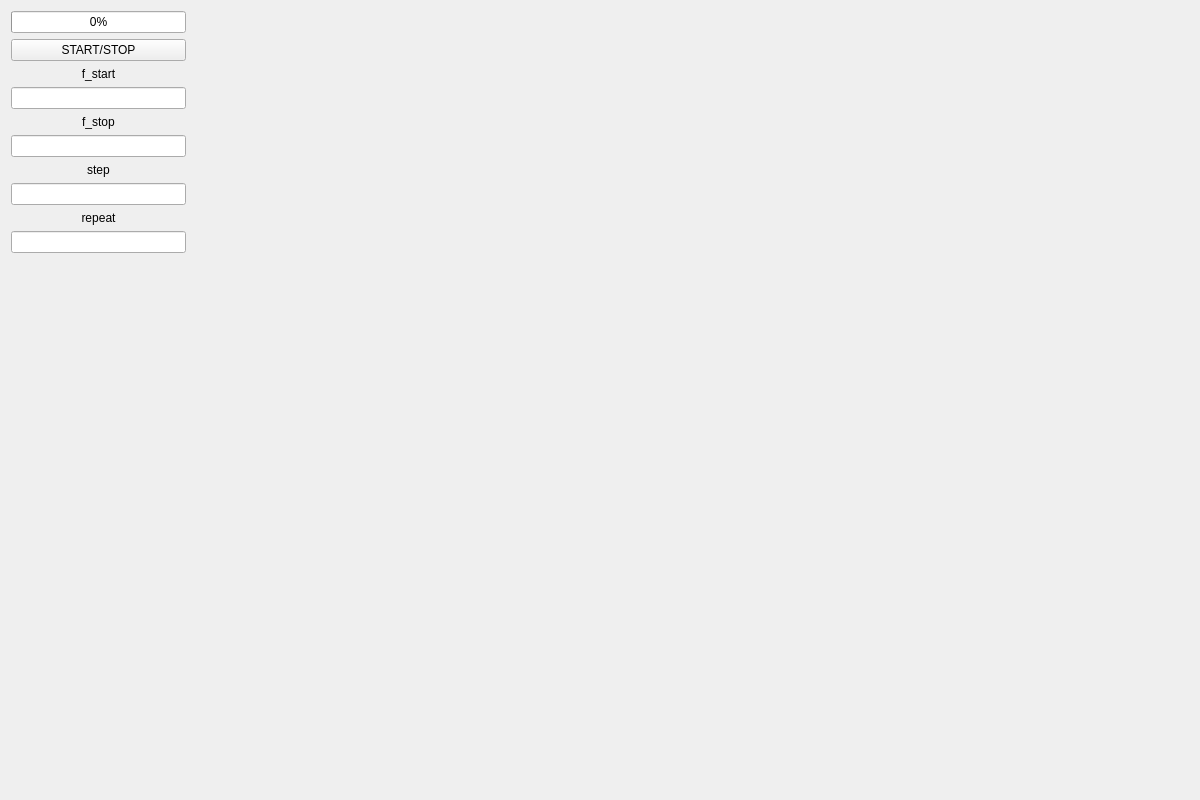
<?xml version="1.0" encoding="UTF-8"?>
<ui version="4.0">
 <class>Form</class>
 <widget class="QWidget" name="Form">
  <property name="geometry">
   <rect>
    <x>0</x>
    <y>0</y>
    <width>1200</width>
    <height>800</height>
   </rect>
  </property>
  <property name="minimumSize">
   <size>
    <width>600</width>
    <height>425</height>
   </size>
  </property>
  <property name="maximumSize">
   <size>
    <width>100000</width>
    <height>100000</height>
   </size>
  </property>
  <property name="windowTitle">
   <string>Form</string>
  </property>
  <layout class="QGridLayout" name="gridLayout">
   <item row="0" column="0">
    <layout class="QHBoxLayout" name="horizontalLayout">
     <item>
      <layout class="QVBoxLayout" name="verticalLayout">
       <property name="sizeConstraint">
        <enum>QLayout::SetDefaultConstraint</enum>
       </property>
       <item>
        <widget class="QProgressBar" name="progressBar">
         <property name="maximumSize">
          <size>
           <width>175</width>
           <height>16777215</height>
          </size>
         </property>
         <property name="maximum">
          <number>100</number>
         </property>
         <property name="value">
          <number>0</number>
         </property>
        </widget>
       </item>
       <item>
        <widget class="QPushButton" name="BTN1">
         <property name="enabled">
          <bool>true</bool>
         </property>
         <property name="sizePolicy">
          <sizepolicy hsizetype="Minimum" vsizetype="Fixed">
           <horstretch>0</horstretch>
           <verstretch>0</verstretch>
          </sizepolicy>
         </property>
         <property name="minimumSize">
          <size>
           <width>175</width>
           <height>0</height>
          </size>
         </property>
         <property name="maximumSize">
          <size>
           <width>175</width>
           <height>16777215</height>
          </size>
         </property>
         <property name="text">
          <string>START/STOP</string>
         </property>
        </widget>
       </item>
       <item>
        <widget class="QLabel" name="label">
         <property name="minimumSize">
          <size>
           <width>175</width>
           <height>0</height>
          </size>
         </property>
         <property name="maximumSize">
          <size>
           <width>175</width>
           <height>16777215</height>
          </size>
         </property>
         <property name="font">
          <font>
           <weight>50</weight>
           <italic>false</italic>
           <bold>false</bold>
           <underline>false</underline>
           <strikeout>false</strikeout>
          </font>
         </property>
         <property name="layoutDirection">
          <enum>Qt::LeftToRight</enum>
         </property>
         <property name="text">
          <string>f_start</string>
         </property>
         <property name="alignment">
          <set>Qt::AlignCenter</set>
         </property>
        </widget>
       </item>
       <item>
        <widget class="QLineEdit" name="L_1">
         <property name="minimumSize">
          <size>
           <width>175</width>
           <height>0</height>
          </size>
         </property>
         <property name="maximumSize">
          <size>
           <width>175</width>
           <height>16777215</height>
          </size>
         </property>
        </widget>
       </item>
       <item>
        <widget class="QLabel" name="label_2">
         <property name="minimumSize">
          <size>
           <width>175</width>
           <height>0</height>
          </size>
         </property>
         <property name="maximumSize">
          <size>
           <width>175</width>
           <height>16777215</height>
          </size>
         </property>
         <property name="text">
          <string>f_stop</string>
         </property>
         <property name="alignment">
          <set>Qt::AlignCenter</set>
         </property>
        </widget>
       </item>
       <item>
        <widget class="QLineEdit" name="L_2">
         <property name="minimumSize">
          <size>
           <width>175</width>
           <height>0</height>
          </size>
         </property>
         <property name="maximumSize">
          <size>
           <width>175</width>
           <height>16777215</height>
          </size>
         </property>
        </widget>
       </item>
       <item>
        <widget class="QLabel" name="label_5">
         <property name="minimumSize">
          <size>
           <width>175</width>
           <height>0</height>
          </size>
         </property>
         <property name="maximumSize">
          <size>
           <width>175</width>
           <height>16777215</height>
          </size>
         </property>
         <property name="text">
          <string>step</string>
         </property>
         <property name="alignment">
          <set>Qt::AlignCenter</set>
         </property>
        </widget>
       </item>
       <item>
        <widget class="QLineEdit" name="L_3">
         <property name="minimumSize">
          <size>
           <width>175</width>
           <height>0</height>
          </size>
         </property>
         <property name="maximumSize">
          <size>
           <width>175</width>
           <height>16777215</height>
          </size>
         </property>
        </widget>
       </item>
       <item>
        <widget class="QLabel" name="label_6">
         <property name="minimumSize">
          <size>
           <width>175</width>
           <height>0</height>
          </size>
         </property>
         <property name="maximumSize">
          <size>
           <width>175</width>
           <height>16777215</height>
          </size>
         </property>
         <property name="text">
          <string>repeat</string>
         </property>
         <property name="alignment">
          <set>Qt::AlignCenter</set>
         </property>
        </widget>
       </item>
       <item>
        <widget class="QLineEdit" name="L_4">
         <property name="minimumSize">
          <size>
           <width>175</width>
           <height>0</height>
          </size>
         </property>
         <property name="maximumSize">
          <size>
           <width>175</width>
           <height>16777215</height>
          </size>
         </property>
        </widget>
       </item>
       <item>
        <spacer name="verticalSpacer">
         <property name="orientation">
          <enum>Qt::Vertical</enum>
         </property>
         <property name="sizeHint" stdset="0">
          <size>
           <width>20</width>
           <height>40</height>
          </size>
         </property>
        </spacer>
       </item>
      </layout>
     </item>
     <item>
      <widget class="QWidget" name="content_plot" native="true">
       <property name="enabled">
        <bool>true</bool>
       </property>
       <property name="minimumSize">
        <size>
         <width>100</width>
         <height>100</height>
        </size>
       </property>
       <property name="maximumSize">
        <size>
         <width>100000</width>
         <height>100000</height>
        </size>
       </property>
      </widget>
     </item>
    </layout>
   </item>
  </layout>
 </widget>
 <resources/>
 <connections/>
</ui>
